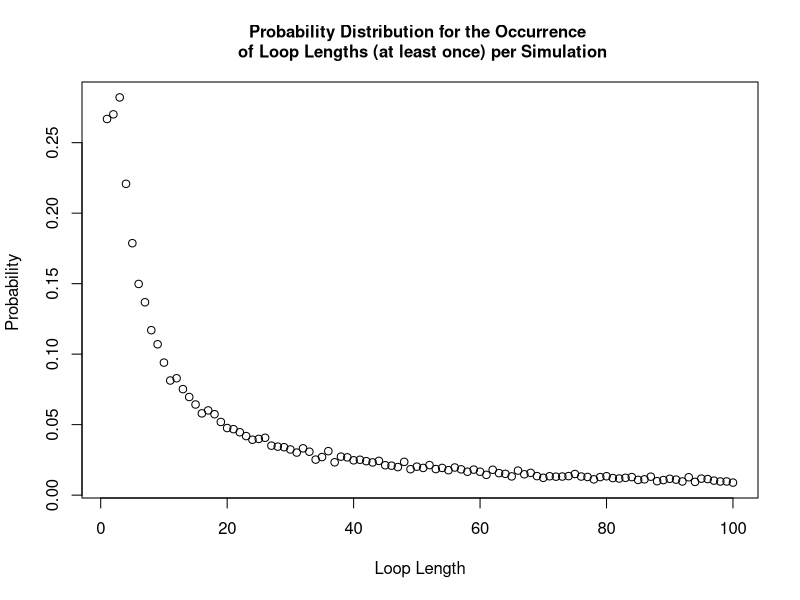

Generate this figure with R:
#### Team Members:
# Fatima Kasenally (S2443602); Wenqi Ni (s1792412); Cameron Allan (S1748084)

#### address of github repo:
#https://github.com/niwq15/SP-Group-7-A2


#### Contributions

# Functions we each made versions of:
# Cameron - Strategy1, Strategy2, Strategy3, Pone, Pall, dloop
# Wenqi - Strategy1, Strategy2, Strategy3, Pone, Pall, dloop 
# Fatima - Strategy2, Pone, Pall, dloop 

# Further Details: 

# each of us should add more here. we can say what we have done, involving different versions of functions above


# Cameron wrote the used strategy 3 function and added an if statement to speed
# up the Pall function. Some attempts were made to use arrays to write more
# efficient strategy functions but these were slower. Other versions of Pone and
# Pall were also made but the final versions used were faster. The dloop
# function written was not used as other members' dloops were better.


# Wenqi created the final versions of the functions Strategy 1, Strategy 2, Pone, 
# and the probability of no loop longer than 50 in a random reshuffling of cards to boxes


# Other Tasks: (correct your own)
# Cameron - the readme file in the repository
# Wenqi - Q3 - Q6 stuff 
# Fatima created an alternative version of strategy 2 and pone. She created the final version of pall and dloop. 
# She also provided the sample solutions for various n and strategy combinations, and wrote comments to explain the results,
# generated the probability ditribution plot and returned the total probability of success for strategy 1


#### Overview 
# This file holds the self-contained code to use stochastic simulation to study a generalised version of the famous '100 Prisoners Problem' 
# The problem is defined as follows: 
# Consider a prison containing 2n prisoners, each with a unique identification number ranging from 1 to 2n. 
# The prison has a room with 2n boxes, each uniquely numbered from 1 to 2n and each containing a single card. 
# These cards are each labelled with a unique number between 1 and 2n. 
# Each prisoner is allowed to open n boxes to find the card with their number.
# If all 2n prisoners successfully find their cards then they all go free. 
# After their turn,the prisoners are not allowed to communicate any new information from the boxes 
# to prisoners who have yet to take their turn.
# The room is returned to its original state after each prisoner’s go. 

# Firstly, we will show 3 strategies for the prisoners, then create a 'Pone' function to estimate 
# the probability of a single prisoner successfully finding their number, then use a 'Pall' function to 
# calculate the probability of all the prisoners finding their numbers. 
# Based on the results of the individual and joint success probabilities using different strategies, 
# we will give some comments about which strategy has the highest success probabilities for 
# both individuals and the collective. 

## Each function expressing the different strategies for opening boxes to find cards will require the same 
## input parameters : n,k,cards_num. Where n parameterises the 2n number of boxes, prisoner and cards in our problem.
## k is the prisoner's number and cards_num represents the random orders of cards placed in boxes.
## Uniform input parameters allows the implemented strategy to be a variable in each simulation as each strategy 
## function is interchangeable. This is required by functions 'Pone' and 'Pall'.


## Strategy 1:

## The Strategy1 function has inputs, n, k, and 'cards_num' (the card numbers indexed by the box numbers). 
## Each prisoner with their number 'k' starts at the k-th box which contains card b. If k is not equal to b, then the prisoner 
## goes to box b and opens it. The process will be repeated until they have either found the card k or opened n boxes without finding it
## The Strategy1 function will return 'TRUE' if the prisoner k will find their number within the n tries, otherwise it will return 'FALSE'.
Strategy1 <- function(n,k,cards_num) {
  #create an empty vector to store card numbers as they are read
  cards_picked <- rep(0, n) # the prisoner can read at most n cards
  cards_picked[1] <- cards_num[k] # start at the box with his number (k) on it 
  #for each of the remaining steps, first check if he has found his card number
  #if so, he will stop; if not, he will continue to read cards
  for (b in 2:n) {
    if (cards_picked[b-1] == k) {#if the prisoner k has found his number
      return(TRUE) #yes the prisoner has successfully found his card
      break # stop here and the prisoner will not open other boxes
    } else {#otherwise prisoner will open another box with the number of the last card
      cards_picked[b] <- cards_num[cards_picked[b-1]]
    }
  }
  #check whether he finds his number in the final step
  if (cards_picked[n] != k) { #if the final number is not his number
    return(FALSE) #prisoner has failed to find his card
  } else {#if the final number is equal to his number
    return(TRUE) #prisoner has successfully found his card
  }
}



## Strategy 2:

## The Strategy2 function has inputs, n, k, and cards_num.
## This strategy follows an identical procedure to strategy 1, except that the starting box is randomly selected
## The prisoner uses the card number in each box to pick his next box to open.
## The prisoner can open at most n boxes in order to find the card with their number on it.
## The Strategy2 function will return 'TRUE' if the prisoner k will find their number within the n tries, otherwise 'FALSE'.
Strategy2 <- function(n,k,cards_num) {
  #create an empty vector to store card numbers that have been read
  cards_picked <- rep(0, n) # the prisoner can read at most n cards
  cards_picked[1] <- sample(cards_num,1)# start at a randomly selected box 
  #for each of the remaining steps, firstly check whether he has found him number card
  #if so, he will stop; if not, he will continue to read cards
  for (b in 2:n) {
    if (cards_picked[b-1] == k) {#if the prisoner k has found his number
      return(TRUE)
      break #stop here and the prisoner will not open other boxes
    } else {#otherwise prisoner will open the box with number k
      cards_picked[b] <- cards_num[cards_picked[b-1]]
    }
  }
  #check whether he finds his number in the final step
  if (cards_picked[n] != k) { #if the final number is not his number
    return(FALSE)
  } else {#if the final number is equal to his number
    return(TRUE)
  }
} #The function returns TRUE/FALSE expressing that the prisoner has FOUND/FAILED TO FIND his card 

## In Strategy 1 and Strategy 2, we use the idea that once prisoners find their numbers, they will stop
## We use 'break' to save on running time
## In Strategy 3, we show another idea of selecting n card numbers and then checking whether k is inside

## Strategy 3:
## The Strategy3 function has inputs, n, k, and cards_num.
## The prisoner opens n boxes at random, without replacement and the prisoner will open n different boxes. 
## The Strategy3 function will return 'TRUE' if the prisoner k will find their number within the n tries, otherwise 'FALSE'.
Strategy3 <- function(n,k,cards_num){ 
  cards_picked <- sample(cards_num,n,replace=FALSE) # Randomly select n boxes from cards_num to open
  any(k == cards_picked) # check whether the prisoner's number appears in the selected card_num
} # End function


## 'Pone' is a function which estimates the probability of a prisoner, k, successfully finding their card number (k)
## within the n tries amongst 2n boxes (cards_num) in nreps simulated trials, using any one of the available strategies encoded above

Pone <- function(n,k,strategy,nreps) {
  # create an empty vector to store the outcome of each simulation as 1/0 = Success/ Failure to find his card
  success <- rep(0, nreps)
  for (i in 1:nreps) {
    # simulate the random order of card numbers
    cards_num <- sample(1:(2*n), 2*n, replace=FALSE)
    success[i] <- strategy(n,k,cards_num)
  }
  # return the frequentist probability of success as: 
  # total number of simulated successes / total number of simulations
  return(sum(success)/nreps)
}



## 'Pall' is a function to find the probability of all the 2n prisoners finding their cards in a single simulation
## and all being able to escape. All prisoners must use the same strategy. The probability is calculated by finding
## the total number of all prisoner successes and dividing by the number of simulations run (nreps).
## The Function then returns this probability vector as the output.


Pall <- function(n,strategy,nreps) {
  #create a vector to record the result of each simulation with default values of 1s
  num_success <- rep(1,nreps)
  for (i in 1:nreps) {#for each simulation
    #generate a random order of card numbers
    cards_num <- sample(1:(2*n), 2*n, replace=FALSE)
    #use the strategies to calculate whether each prisoner can find their correct number within n times
    for (k in 1:(2*n)) {
      result <- strategy(n,k,cards_num) # save the result of strategy for the k-th prisoner
      num_success[i] <- num_success[i] * result # if result is 1 keep 1 in the vector. If 0 change to 0.
      if (result == 0){ # stop if any prisoner does not escape, this cuts down simulation run-time
        break
      }
    }
  }
  # return the frequentist probability as: total number of simulated successes / total number of simulated trials
  return(sum(num_success)/nreps)
}

### Sample Results ###

### individual prisoner probabilities: 
### Pone takes args: n,k,strategy,nreps

Pone(5,5,Strategy1,10000)
Pone(50,50,Strategy1,10000)
# one prisoner & strategy 1: prob success ~ 50%  (for all n)

Pone(5,5,Strategy2,10000)
Pone(50,50,Strategy2,10000)
# one prisoner & strategy 2: prob success ~40%  (n=5) ~37%  (n>50)

Pone(5,5,Strategy3,10000)
Pone(50,50,Strategy3,10000)
# one prisoner & strategy 3: prob success ~50%  (for all n)

### joint probabilities for all prisoners as a collective:  
### Pall takes args: n,strategy,nreps


Pall(5,Strategy1,10000)
Pall(50,Strategy1,10000)
#10 prisoners & strategy 1: prob success ~35% (n=5)
#100 prisoners & strategy 1: prob success ~31% (n=50)

Pall(5,Strategy2,10000)
Pall(50,Strategy2,10000)
#10 prisoners & strategy 2: prob success ~0.01%  (n=5)
#100 prisoners & strategy 2: prob success ~0% (smaller than precision)  (n=50)

Pall(5,Strategy3,10000)
Pall(50,Strategy3,10000)
#10 prisoners & strategy 3: prob success ~0.1%  (n=5)
#100 prisoners & strategy 3: prob success ~0% (smaller than precision) (n=50)


## Remarks

## Strategy 1 and Strategy 3 have similar individual success probabilities of 50%. 
## Strategy 1 has much higher joint success probability of above 30%, while Strategy 3 only has 0%.
## It demonstrates that there is something intelligent in Strategy 1's design.
## Strategy 2 has a lower marginal probability for success than the others, and a joint probability close to 0. 

## More explanations
## For Strategy 1, consider the distribution of maximum loop lengths amongst the boxes and cards. The cycle of box and card numbers 
## must eventually return the prisoner to open a box with his card number inside if he is allowed to open as many boxes as he wants, 
## as the numbers used are part of a finite sequence. Thus, the high joint success probability can be calculated as the cumulative 
## probability of the maximum loop length being less than n, which we have determined to be approximately 31%

## For Strategy 2, the marginal probability is lower than 50% because the conditions for the prisoner's success are 1.the prisoner 
## select the correct loop with his card in it at random; 2.the loop he picks must also be shorter than n. 
## Our results show that the probability is about 37-40% (varies with n). The joint probability tends to 0 for the similar reason as strategy 3.

## For Strategy 3, the probability of finding their card every time they open a box is 1/2n and if he opens n boxes at random the 
## probability of finding his card is n/2n (=50%). For 2n prisoners all finding their cards in a simulation we multiply the independent 
## marginal probabilities to produce a joint probability of (0.5)^(2n), which tends to 0 as n increases. 



## dloop is a function which returns the probability distribution for the loop lengths occurring in a simulation 
## It takes the parameters n (to create 2n boxes) and nreps (to analyse the results of nreps simulations).
## The dloop function will return a 2n-vector, 'prob_vec_y', and prob_vec_y[i] shows the probability of loop length of i 
## occurring at least once in a random shuffling of cards to boxes.


## 'dloop' is a function which returns the probability distribution vector for each loop length occuring in a simulation.
## It takes the parameters n (making 2n boxes) and nreps (to make nreps simulations). In each simulation all the boxes 
## are opened and the lengths of all loops are counted. All the loop lengths are then tabulated and divided by nreps. 
## This creates a probability vector (prob_vec_y = probability of each loop length occurring at least once),
## this is the output of the function. 
dloop <- function(n, nreps) {
  each_loop_lengths <- c() #list to store the loop lengths generated by all simulations
  
  for (i in 1:nreps){ 
    #simulate a new set of boxes for each simulation
    cards_num <- sample(1 : (2*n), 2*n , replace=FALSE) 
    #store a list of closed boxes in each simulation
    unopened_boxes <- 1:(2*n)
    
    #store the unique loop lengths generated from each simulation 
    new_loop_lengths <- c()
    
    #scan for loops, (while more than 2 boxes are still closed, indexing breaks down for smaller loops)
    while (length(unopened_boxes) > 2 ){
      #pick the smallest number unopened box and store the value of the card inside 
      cards_picked <- cards_num[unopened_boxes[1]]
      
      #pick your next box according to your last card and scan each closed loop
      for (b in 2:length(unopened_boxes)){ #max loop length is the number of closed boxes
        #store the number of the latest card
        cards_picked <- c(cards_picked, cards_num[cards_picked[b-1]])
      }#end for 
      
      
      #scanning the last 2 boxes
      if (length(unopened_boxes) == 2 && cards_num[unopened_boxes[1]] == unopened_boxes[2]) {
        #we have found a 2 item long loop 
        new_loop_lengths <- c(new_loop_lengths, 2) 
      } else if ((length(unopened_boxes) == 2) && (cards_num[unopened_boxes[1]] == unopened_boxes[1])) {
        #we have found one or more loops with length 1
        new_loop_lengths <- c(new_loop_lengths, 1) 
      }
      
      #add your new loop length to your list 
      new_loop_lengths <- c(new_loop_lengths, length(unique(cards_picked))) 
      
      #remove the boxes opened 
      unopened_boxes <- setdiff(unopened_boxes,unique(cards_picked))
    } #end while 
    
    #store the uniquely occuring loop lengths from each simulation in a global simulation list 
    each_loop_lengths <- c(each_loop_lengths, unique(new_loop_lengths))
    
    
  } #end for 
  prob_vec_y <- tabulate(each_loop_lengths)/nreps #probability vector for the occurrence of each type of loop length 
  #function outputs the probability distribution 
  return(prob_vec_y)
  
}#end function




#testing the distribution for n=50
n = 50 
#variable storing our probability distribution using function dloop
prob_vec <- dloop(n, 10000)

##plotting the probability distribution
#create an x axis 
x_axis <- 1:length(prob_vec)
plot(x_axis, prob_vec, xlab = "Loop Length", ylab = "Probability ", main = "Probability Distribution for the Occurrence \n of Loop Lengths (at least once) per Simulation", cex.main = 1)

#output the probability distribution vector: 
cat("your probability vector for producing at least one loop of length i: \n", prob_vec, "\n")

## Note that 'no loop length longer than 50' indicates that the max loop length is 50. 
## P(no loop longer than 50) = 1 - P(there exist loop lengths larger than 50)
## Since the total loop lengths must sum to 2n, the loops of length greater than n can only occur once.
## It implies that P(loop length >n occurs at least once ) = P(loop length >n occurs exactly once ).
## Thus, P(there exist loop lengths larger than 50) is equal to the sum of P(there exists loop length i) where i ranges from 51 to 100. 

cat( "Probability of Strategy 1 succeeding: \n", 1 - sum(prob_vec[(n+1):(2*n)]), "\n this is also the probability of the maximum loop length being no more than n")
